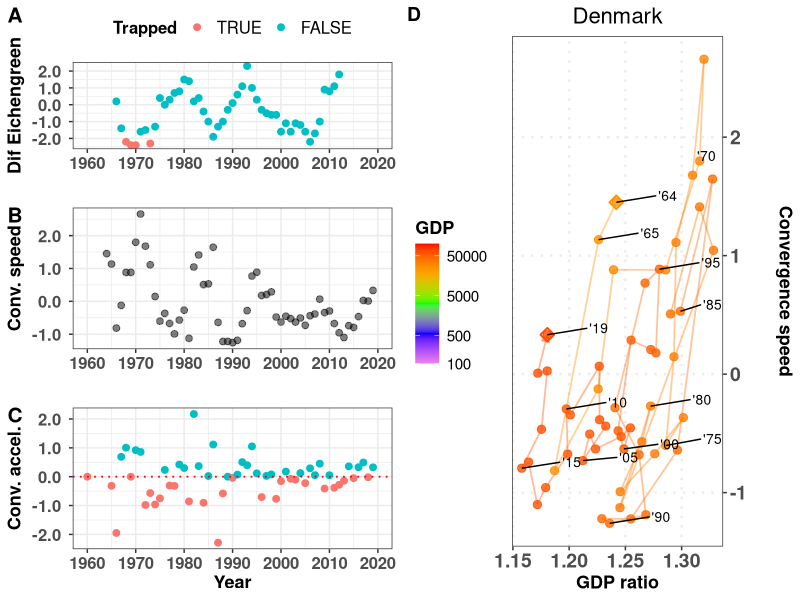
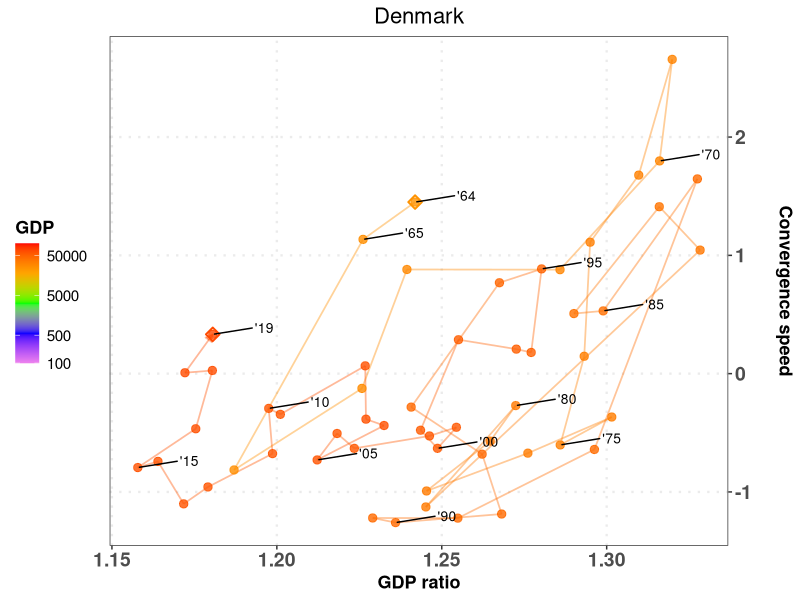
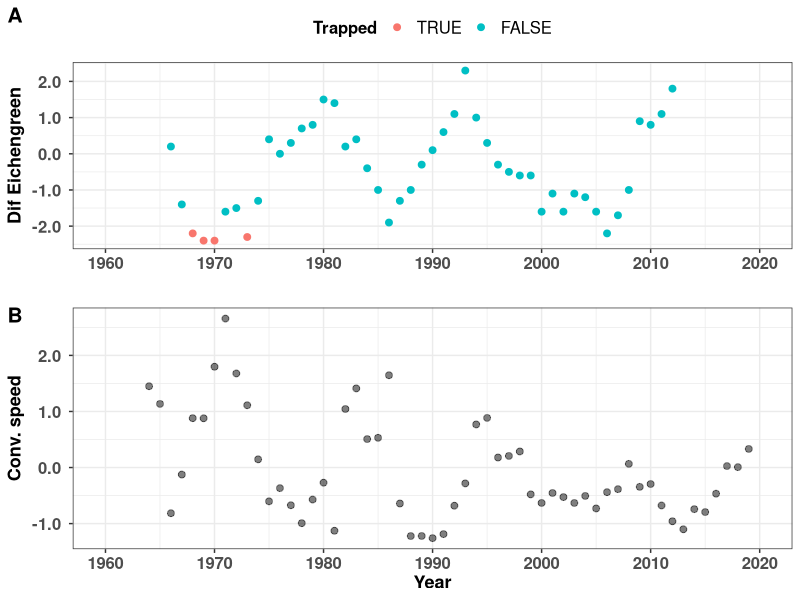

Write the R code that produced these figures, in order.
# Script to generate all magnitudes
# 
# List lcriteria allows to choose GDP, GNI or both
#
# Author: Javier Garcia-Algarra
# August 2021
# 
# set print_indiv to TRUE to procude all plots
# set print_tiff to print the ALL plot in that format
#
# Inputs:  input_data/GDP2010_WB.csv    GNIS.csv
#          config_data/config_plots.csv
#          config_data/criteria.txt
# Results: data/all_speeds_criteria.csv
#          figs/countries

library(ggplot2)
library(ggrepel)
library(cowplot)
library(patchwork)
library(zoo)

# Function to format axis labels
scaleFUN <- function(x) sprintf("%2.1f ", x)

criteria <- read.table("config_data/criteria.txt")
lcriteria <- criteria$V1

configuration_file <- read.table("config_data/config_plots.csv", sep=";", header=TRUE)
if (configuration_file$CountryCode == "MSCI"){           # Plot MSCI countries
  countries_msci <- read.csv("data/countries_msci.csv")
  lcountrycode <- countries_msci$ISOCode
} else 
  lcountrycode <- configuration_file$CountryCode

print_indiv <- configuration_file$print_indiv      # Print individual files
print_tiff <- configuration_file$print_tiff        # Produce tiff files. Be careful, each tiff file weights 24 MB!

USA_perc_middle_GNI <- 0.3
USA_perc_middle_GDP <- 0.5
gap_widening <- 0
mmovper <- 5
last_year_Ecihengreen <- 2013
tdir1 <- "figs"
tdir <- paste0(tdir1,"/countries")
if (!dir.exists(tdir)){
  dir.create(tdir1)
  dir.create(tdir)
}

for (criteria in lcriteria)
{
  count_countries <- 0
  if (criteria == "GDP")
    USA_perc_middle <- USA_perc_middle_GDP
  else
    USA_perc_middle <- USA_perc_middle_GNI
  for (countrycode in lcountrycode)
  {
    count_countries <- count_countries + 1
    print(paste(countrycode,criteria))
    if (criteria == "GNI"){
      DATA_WB <- read.csv("input_data/GNIS.csv")
    } else
      DATA_WB <- read.delim2("input_data/GDP2010_WB.csv")
    rawdata <- DATA_WB[DATA_WB$Country.Code==countrycode,]
    usadata <- DATA_WB[DATA_WB$Country.Name=="United States",]
    country <- DATA_WB[DATA_WB$Country.Code==countrycode,]$Country.Name
    datos_pais <- data.frame("Year"=seq(1960,2019))
    datos_pais$Magnitude = 0
    datos_pais$growth = 0
    datos_pais$gb = 0      # Average growth backwards, for Eichengreen criterium
    datos_pais$ga = 0      # Average growth forward
    datos_pais$dif = 0     # Difference among ga and gb for Eichengreen criterium
    datos_pais$dgrowth_dt = 0
    datos_pais$USAMagnitude = 0
    datos_pais$ratio = 0
    datos_pais$dratio_dt = 0
    datos_pais$dratio_dt_mmov = 0
    datos_pais$dratio_dt2_mmov = 0
    period_calc = 7
    for (i in 1960:2020){
      datos_pais$Magnitude[i-(1960)] <- as.numeric(rawdata[,4+i-1960])
      datos_pais$USAMagnitude[i-(1960)] <- as.numeric(usadata[,4+i-1960]) # USA GDP or GNI
      datos_pais$ratio[i-(1960)] <- datos_pais$Magnitude[i-(1960)]/datos_pais$USAMagnitude[i-(1960)]
    }
    for (j in 2:nrow(datos_pais))
      datos_pais$growth[j] <- 100*(datos_pais$Magnitude[j] - datos_pais$Magnitude[j-1])/
                              (datos_pais$Magnitude[j-1])  # Magnitude growth
    for (j in 2:(nrow(datos_pais))){
      datos_pais$dgrowth_dt[j] <- (datos_pais$growth[j+1] - datos_pais$growth[j])
      # Gap closing speed
      datos_pais$dratio_dt[j] <- 100*(datos_pais$ratio[j] - datos_pais$ratio[j-1])
      }
    datos_pais$dratio_dt_mmov <- rollmean(datos_pais$dratio_dt, mmovper, fill = NA,  align = "right")
    #datos_pais$dratio_dt2_mmov<- rollmean(datos_pais$dratio_dt2, mmovper_acc, fill = NA,  align = "right")
    
    for (j in 2:(nrow(datos_pais)))
      datos_pais$dratio_dt2_mmov[j] <- (datos_pais$dratio_dt_mmov[j] - datos_pais$dratio_dt_mmov[j-1])
    # criteria Eichengreen
    for (j in period_calc:nrow(datos_pais))
      datos_pais$gb[j] <- sum(datos_pais$growth[(j-(period_calc-1)):j])/period_calc
    for (j in 1:(nrow(datos_pais)-period_calc))
      datos_pais$ga[j] <- sum(datos_pais$growth[(j+1):(j+(period_calc))])/period_calc
    for (j in 1:nrow(datos_pais))
      datos_pais$dif[j] <- datos_pais$ga[j]-datos_pais$gb[j]
    datosplot <- datos_pais[period_calc:(nrow(datos_pais)-period_calc),]
    datosplot$Trapped = FALSE
    mingb = 3.5
    mindif = -2
    minMagnitude = 10000
    limityears <- c(1960,2020)
    yearlabels <- seq(1960,2020,by=10) 
    datosplot$gb = (floor(datosplot$gb* 10)+1)/10
    datosplot$dif = (floor(datosplot$dif* 10)+1)/10
    for (k in 1:nrow(datosplot)){
      datosplot$Trapped[k] = (datosplot$Magnitude[k]>minMagnitude) & (datosplot$gb[k]>=mingb) & (datosplot$dif[k] <= mindif)
    }
    pEichen <- ggplot(data= datosplot, aes(x=Year,y=dif,color=Trapped))+
         geom_point(size=2)+ylab(paste("Dif Eichengreen"))+xlab("")+
         scale_color_discrete(limits = c('TRUE', 'FALSE'))+
         scale_x_continuous(limits=limityears,breaks=yearlabels,labels=yearlabels)+ 
         scale_y_continuous(labels=scaleFUN)+
         theme_bw()+ 
         theme(legend.position="top",
               legend.title = element_text(face="bold", size=12),
               legend.text = element_text( size=12),
            axis.text.y = element_text(face="bold", size=12),
            axis.text.x = element_text(face="bold", size=12),
            axis.title.x = element_text(face="bold", size=13),
            axis.title.y  = element_text(face="bold", size=13))
    
    datosEich <- datos_pais[(datos_pais$Year >= min(datosplot$Year))&
                              (datos_pais$Year<last_year_Ecihengreen),]
    datosEich <- datos_pais 
    pconvergencespeed <- ggplot(data= datosEich, aes(x=Year,y=dratio_dt_mmov))+
      geom_point(size=2,col="black",alpha=0.5)+ylab(paste("Conv. speed"))+
      scale_x_continuous(limits=limityears,breaks=yearlabels,labels=yearlabels)+
      scale_y_continuous(labels=scaleFUN)+
      theme_bw()+ xlab("")+
      theme(axis.text.y = element_text(face="bold", size=12),
            axis.text.x = element_text(face="bold", size=12),
            axis.title.x = element_text(face="bold", size=13),
            axis.title.y  = element_text(face="bold", size=13))
    
    pratio <- ggplot(data= datosEich, aes(x=Year,y=ratio))+
      geom_point(size=2,col="black",alpha=0.5)+ylab(paste("Ratio"))+
      scale_x_continuous(limits=limityears, breaks=yearlabels,labels=yearlabels)+
      theme_bw() + xlab("Year")+
      theme(axis.text.y = element_text(face="bold", size=12),
                                axis.text.x = element_text(face="bold", size=12),
                                axis.title.x = element_text(face="bold", size=13),
                                axis.title.y  = element_text(face="bold", size=13))
    
    datosEich$signacc <- datosEich$dratio_dt2_mmov > gap_widening
    pacc <- ggplot(data= datosEich, aes(x=Year,y=dratio_dt2_mmov,col=signacc))+
      geom_point(size=2)+ylab(paste("Conv. accel."))+
      scale_x_continuous(limits=limityears, breaks=yearlabels,labels=yearlabels)+
      scale_y_continuous(labels=scaleFUN)+
      geom_hline(yintercept=gap_widening, color="red",linetype = "dotted",size=0.6) +
      theme_bw() + xlab("Year")+
      theme(legend.position = "none",
            axis.text.y = element_text(face="bold", size=12),
            axis.text.x = element_text(face="bold", size=12),
            axis.title.x = element_text(face="bold", size=13),
            axis.title.y  = element_text(face="bold", size=13))
    
    pizda <- plot_grid(
      pEichen, pconvergencespeed, pacc, labels=c("A","B","C"),
      label_size = 15,
      ncol = 1
    )
    
    datos_pais$Country = country
    datos_pais$CountryCode = rawdata$Country.Code[1]
    if (print_indiv){
      ppi <- 300

      my_breaks <- c(100,500,1000,2500,5000,10000,20000,50000)
      my_breaks <- c(100,500,5000,50000)
      datos_speed <- datos_pais[!is.na(datos_pais$dratio_dt_mmov),]

      pratiospeed <- ggplot(data=datos_speed) +
        geom_path(
          aes(y = dratio_dt_mmov, x = ratio, colour=Magnitude),alpha=0.4,size = 0.6,
          arrow = arrow(length = unit(0.2, "cm"),type="closed"))+
        geom_point(aes(y = dratio_dt_mmov, x = ratio, colour=Magnitude), size = 2.5,
                  alpha=0.8) +
        geom_point(data=datos_speed[1,],aes(y = dratio_dt_mmov, x = ratio, colour=Magnitude), size = 3,
                   alpha=1,shape=23, stroke=1) +
        geom_point(data=datos_speed[nrow(datos_speed),],aes(y = dratio_dt_mmov, x = ratio, colour=Magnitude), size = 3,
                   alpha=1,shape=23, stroke=1) +
        scale_color_gradientn(name=criteria,colours=c("violet","blue","green","orange","red"),trans="log",
                                                      breaks = my_breaks, labels = my_breaks,limits=c(100,100000))+
       # geom_hline(yintercept=gap_widening, color="red",linetype = "dotted",size=0.3) +
        geom_text_repel(data=subset(datos_speed,(Year%%5 == 0) | (Year==max(Year)) | (Year==min(Year))),
                    aes(label=sprintf("'%02d",Year%%100),y = dratio_dt_mmov, x = ratio), 
                    hjust=-2,vjust=-0.2, size=3.5, color= "black" ) + 
       # scale_x_sqrt(breaks = c(0.01, 0.1, 0.3, 0.5,1))+
        scale_y_continuous(position = "right")+
        ylab("Convergence speed\n") + xlab(paste(criteria,"ratio"))+
        theme_bw()+theme(panel.grid.minor = element_blank(),
                         panel.grid.major = element_line(size = 0.8,linetype = "dotted"),
                         legend.title = element_text(face="bold", size=13),
                         legend.text = element_text( size=11),
                         legend.position = "left",
                         plot.title = element_text(hjust = 0.5,size=16),
                         axis.text.y = element_text(face="bold", size=14),
                         axis.text.x = element_text(face="bold", size=14),
                         axis.title.x = element_text(face="bold", size=13),
                         axis.title.y  = element_text(face="bold", size=13))
      if ((min(datos_speed$ratio) < 1.1*USA_perc_middle) & (max(datos_speed$ratio) > USA_perc_middle))
         pratiospeed <- pratiospeed + geom_vline(xintercept=USA_perc_middle, color="red",linetype = "dotted",size=0.3)
     
      wplot <- 13
      hplot <- 7
      nfile <- paste0(tdir,"/ALL_",country,"_",criteria,"_",mmovper)
      prattitle <- pratiospeed+ ggtitle(country)
      png(paste0(nfile,".png"), width=wplot*ppi, height=hplot*ppi, res=ppi)
      todo <- plot_grid(
        pizda,prattitle,labels=c(" ","D"),
        label_size = 14,
        ncol = 2
        )#+plot_annotation(title = paste(country,criteria),
        #                  theme = theme(plot.title = element_text(size = 18)))
      print(todo)
      dev.off()
      
      if (print_tiff){
        tiff(paste0(nfile,".tiff"), width=wplot*ppi, height=hplot*ppi,res=ppi)
        print(todo)
        dev.off()
      }
      
      wplot <- 8
      hplot <- 7
      nfile <- paste0(tdir,"/PHASE_",country,"_",criteria,"_",mmovper)
      png(paste0(nfile,".png"), width=wplot*ppi, height=hplot*ppi, res=ppi)
      print(prattitle)
      dev.off()
      
      if (print_tiff){
        tiff(paste0(nfile,".tiff"), width=wplot*ppi, height=hplot*ppi,res=ppi)
        print(prattitle)
        dev.off()
      }
      
      wplot <- 7
      hplot <- 6
      nfile <- paste0(tdir,"/TIMELINE_",country,"_",criteria,"_",mmovper)
      png(paste0(nfile,".png"), width=wplot*ppi, height=hplot*ppi, res=ppi)
      ptimes <- plot_grid(
        pEichen, pconvergencespeed+xlab("Year"), labels=c("A","B"),
        label_size = 15,
        ncol = 1
      )      
      
      if (print_tiff){
        tiff(paste0(nfile,".tiff"), width=wplot*ppi, height=hplot*ppi,res=ppi)
        print(ptimes)
        dev.off()
      }
      
      
      print(ptimes)
      dev.off()
    }
    if (count_countries == 1)
      datos_all <- datos_pais
    else
      datos_all <- rbind(datos_all,datos_pais)
  }

  refx <- USA_perc_middle
  refy <- 0
  lp <- unique(datos_all$Country)
  datadist <- data.frame("Country"=c(),"CountryCode"=c(),"distX"=c(),"distY"=c())
  for (k in lp){
    clean_data <- datos_all[(datos_all$Country == k) & !is.na(datos_all$ratio) & 
                            !is.na(datos_all$dratio_dt_mmov),]
    datosx <- datos_all[(datos_all$Country == k) & !is.na(datos_all$ratio),]$ratio
    datosy <- datos_all[(datos_all$Country == k) & !is.na(datos_all$dratio_dt_mmov),]$dratio_dt_mmov
    datadist <- rbind(datadist,data.frame("Country"=k,"CountryCode"= clean_data$CountryCode[1],
                                          "distX"=mean(clean_data$ratio),
                      "distY"=mean(clean_data$dratio_dt_mmov)))
  }
  
  if (length(lcountrycode)>5)  # to avoid accidental overwriting when testing with a short list
     write.csv(datos_all,paste0("output_data/all_speeds_",criteria,".csv"),row.names = FALSE)
     remove("datos_all")

}
